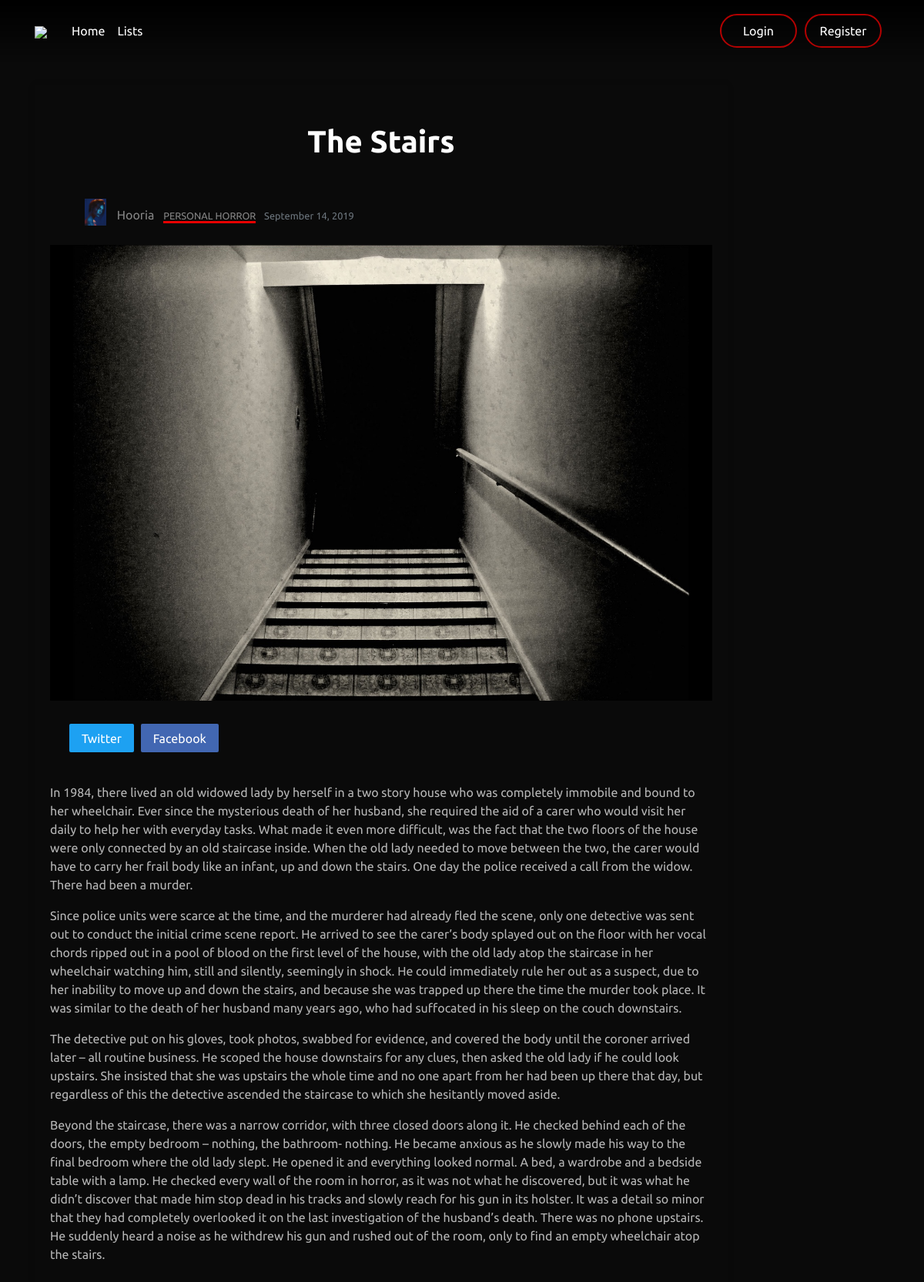
Page /post/23/ on the committed database.
### blog/models.py (models this page shows, shortened)
class Post(models.Model):
    title = models.CharField(max_length=30)
    content = models.TextField()
    date_posted = models.DateTimeField(default=timezone.now)
    author = models.ForeignKey(User, on_delete=models.CASCADE)
    image = models.ImageField(default='default.jpg', upload_to='post_pics')
    horror_type = models.CharField(
        default='Horror', max_length=300, choices=TITLE_CHOICES)

### users/models.py (models this page shows, shortened)
class Profile(models.Model):
    user = models.OneToOneField(User, on_delete=models.CASCADE)
    image = models.ImageField(default='default.jpg', upload_to='profile_pics')

### blog/views.py (the view)
# urls.py: path('post/<int:pk>/', PostDetailView.as_view(), name='post-detail'),
class PostDetailView(DetailView):
    model = Post

### blog/templates/blog/post_detail.html (shortened to what this page needs)
{% extends "blog/base.html" %}
{% block content %}
<article class="content-section2">
    <div class="media-body">
        <h1 class="article-title text-center" style="margin-bottom: 40px; margin-top: 40px;">{{ object.title }}</h1>
        <div class="article-metadata">
            <img class=" article-img"src="{{ object.author.profile.image.url }}">
            <a class="mr-2" href="{% url 'user-posts' object.author.username %}">{{ object.author }}</a>
            <small class="underline-text">{{ post.horror_type}}</small>
            <small class="text-muted">{{ object.date_posted|date:"F d, Y" }}</small>
        </div>
        <img class="mx-auto d-block img-fluid"style="max-width: 100%; max-height: 600px;" src="{{ object.image.url }}">
        <span class="twitter-share" data-js="twitter-share">Twitter</span>
        <span class="facebook-share" data-js="facebook-share">Facebook</span>
        <p class="article-content" style="margin-bottom: 40px; margin-top: 40px;">{{ object.content|linebreaks}}</p>
    </div>
</article>
{% endblock content %}

### blog/static/blog/main.css (style rules this page uses)
body { background: #0a0a0a; color: rgba(255,255,255,0.7); margin-top: 5rem; position: relative; font-family: 'Ubuntu', sans-serif; overflow-x: hidden; }
h1, h2, h3, h4, h5, h6 { color: white; }
.content-section2 { background:transparent; margin-top: 30px; padding: 10px 20px; box-shadow: 0 0 10px rgba(0,0,0,.1); border-radius: 3px; margin-bottom: 40px; width: 75vw; }
.content-section2 h1 { font-weight: 700; }
.article-title { color: white; text-align: center; }
.article-content { white-space: pre-line; }
.article-img { height: 35px; width: auto; margin-right: 10px; margin-left: 15px; margin-bottom: 20px; margin-top: 10px; }
.underline-text { color: rgba(255,255,255,.5); margin-right: 7px; border-bottom: 3px solid rgba(255,0,0,0.9); }
.article-metadata { padding-bottom: 1px; margin-bottom: 4px; margin-top: 10px; margin-left: 30px; }
.article-metadata a { color:rgba(255,255,255,.5); text-decoration: none; }
a { color: rgba(255,0,0,0.8); text-decoration: none; }
.twitter-share, .facebook-share { background: #fff; color:white; cursor: pointer; margin-top: 30px; margin-left: 25px; display: inline-block; padding: 0.4em 1em; -webkit-border-radius: 6px; border-radius: 2px; }
.facebook-share { margin-left: 5px; background: #4267b2; }
.twitter-share { background: #1da1f2; }

### rows in the picture
Post: title "The Stairs", author.profile.image (picture), author "Hooria", horror_type "PERSONAL HORROR", date_posted "September 14, 2019", image (picture), content "In 1984, there lived an old widowed lady by herself in a two story house who was completely immobile and bound to her wheelchair. Ever since the mysterious death of her husband, she required the aid of a carer who would visit her daily to help her with everyday tasks. What made it even more difficult, was the fact that the two floors of the house were only connected by an old staircase inside. When the old lady needed to move between the two, the carer would have to carry her frail body like an infant, up and down the stairs. One day the police received a call from the widow. There had been a murder. Since police units were scarce at the time, and the murderer had already fled the scene,…"
